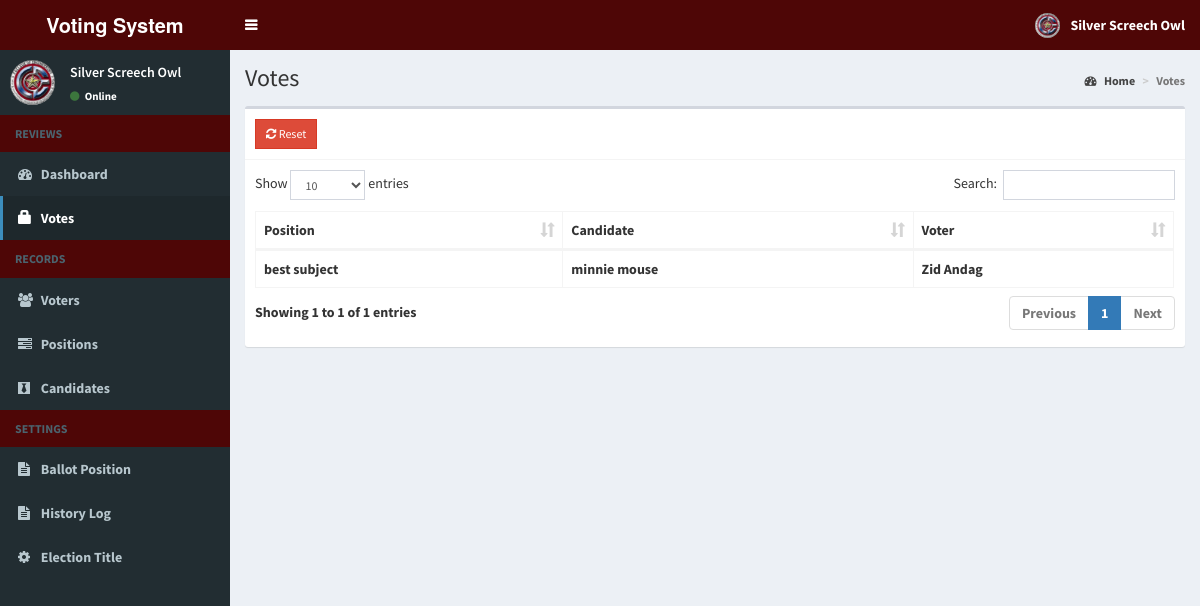
Screenshot of /votesystem/admin/votes.php (signed in) with the database file from the repository.
### tables this page shows
CREATE TABLE `votes` (
  `id` int(11) NOT NULL AUTO_INCREMENT,
  `voters_id` int(11) NOT NULL,
  `candidate_id` int(11) NOT NULL,
  `position_id` int(11) NOT NULL,
  PRIMARY KEY (`id`)
);

CREATE TABLE `positions` (
  `id` int(11) NOT NULL AUTO_INCREMENT,
  `description` varchar(50) NOT NULL,
  `max_vote` int(11) NOT NULL,
  `priority` int(11) NOT NULL,
  PRIMARY KEY (`id`)
);

CREATE TABLE `candidates` (
  `id` int(11) NOT NULL AUTO_INCREMENT,
  `position_id` int(11) NOT NULL,
  `firstname` varchar(30) NOT NULL,
  `lastname` varchar(30) NOT NULL,
  `photo` varchar(150) NOT NULL,
  `platform` text NOT NULL,
  PRIMARY KEY (`id`)
);

CREATE TABLE `voters` (
  `id` int(11) NOT NULL AUTO_INCREMENT,
  `voters_id` varchar(15) NOT NULL,
  `password` varchar(60) NOT NULL,
  `firstname` varchar(30) NOT NULL,
  `lastname` varchar(30) NOT NULL,
  `photo` varchar(150) NOT NULL,
  `isChangePass` int(7) NOT NULL,
  `created_on` date DEFAULT NULL,
  PRIMARY KEY (`id`)
);

### votesystem/admin/includes/session.php (called while the page is built, shortened)
<?php
	include 'includes/conn.php';
	$sql = "SELECT * FROM admin WHERE id = '".$_SESSION['admin']."'";
	$query = $conn->query($sql);
	$user = $query->fetch_assoc();
?>

### votesystem/admin/votes.php (shortened to what this page needs)
<?php include 'includes/session.php'; ?>
<?php include 'includes/header.php'; ?>
<body class="hold-transition skin-blue sidebar-mini">
<div class="wrapper">
  <?php include 'includes/navbar.php'; ?>
  <?php include 'includes/menubar.php'; ?>
  <div class="content-wrapper">
    <section class="content-header">
      <h1>
        Votes
      </h1>
      <ol class="breadcrumb">
        <li><a href="#"><i class="fa fa-dashboard"></i> Home</a></li>
        <li class="active">Votes</li>
      </ol>
    </section>
    <section class="content">
      <div class="row">
        <div class="col-xs-12">
          <div class="box">
            <div class="box-header with-border">
              <a href="#reset" data-toggle="modal" class="btn btn-danger btn-sm btn-flat"><i class="fa fa-refresh"></i> Reset</a>
            </div>
            <div class="box-body">
              <table id="example1" class="table table-bordered">
                <thead>
                  <th>Position</th>
                  <th>Candidate</th>
                  <th>Voter</th>
                </thead>
                <tbody>
                  <?php
                    $sql = "SELECT *, candidates.firstname AS canfirst, candidates.lastname AS canlast, voters.firstname AS votfirst, voters.lastname AS votlast FROM votes LEFT JOIN positions ON positions.id=votes.position_id LEFT JOIN candidates ON candidates.id=votes.candidate_id LEFT JOIN voters ON voters.id=votes.voters_id ORDER BY positions.priority ASC";
                    $query = $conn->query($sql);
                    while($row = $query->fetch_assoc()){
                      echo "
                        <tr>
                          <td class='hidden'></td>
                          <td>".$row['description']."</td>
                          <td>".$row['canfirst'].' '.$row['canlast']."</td>
                          <td>".$row['votfirst'].' '.$row['votlast']."</td>
                        </tr>
                      ";
                    }
                  ?>
                </tbody>
              </table>
            </div>
          </div>
        </div>
      </div>
    </section>
  </div>
</div>
</body>
</html>

### votesystem/admin/includes/navbar.php (shortened to what this page needs)
<header class="main-header">
  <a href="home.php" class="logo">
    <span class="logo-lg"><b>Voting System </span>
  </a>
  <nav class="navbar navbar-static-top">
    <a href="#" class="sidebar-toggle" data-toggle="push-menu" role="button">
    </a>
    <div class="navbar-custom-menu">
      <ul class="nav navbar-nav">
        <li class="dropdown user user-menu">
          <a href="#" class="dropdown-toggle" data-toggle="dropdown">
            <img src="<?php echo (!empty($user['photo'])) ? '../images/'.$user['photo'] : '../images/profile.jpg'; ?>" class="user-image" alt="User Image">
            <span class="hidden-xs"><?php echo $user['firstname'].' '.$user['lastname']; ?></span>
          </a>
        </li>
      </ul>
    </div>
  </nav>
</header>

### votesystem/admin/includes/menubar.php (shortened to what this page needs)
<aside class="main-sidebar">
  <section class="sidebar">
    <div class="user-panel">
      <div class="pull-left image">
        <img src="<?php echo (!empty($user['photo'])) ? '../images/'.$user['photo'] : '../images/profile.jpg'; ?>" class="img-circle" alt="User Image">
      </div>
      <div class="pull-left info">
        <p><?php echo $user['firstname'].' '.$user['lastname']; ?></p>
        <a><i class="fa fa-circle text-success"></i> Online</a>
      </div>
    </div>
    <ul class="sidebar-menu" data-widget="tree">
      <li class="header">REVIEWS</li>
      <li class=""><a href="home.php"><i class="fa fa-dashboard"></i> <span>Dashboard</span></a></li>
      <li class=""><a href="votes.php"><i class="glyphicon glyphicon-lock"></i> <span>Votes</span></a></li>
      <li class="header">RECORDS</li>
      <li class=""><a href="voters.php"><i class="fa fa-users"></i> <span>Voters</span></a></li>
      <li class=""><a href="positions.php"><i class="fa fa-tasks"></i> <span>Positions</span></a></li>
      <li class=""><a href="candidates.php"><i class="fa fa-black-tie"></i> <span>Candidates</span></a></li>
      <li class="header">SETTINGS</li>
      <li class=""><a href="ballot.php"><i class="fa fa-file-text"></i> <span>Ballot Position</span></a></li>
      <li class=""><a href="log.php"><i class="fa fa-file-text"></i> <span>History Log</span></a></li>
      <li class=""><a href="#config" data-toggle="modal"><i class="fa fa-cog"></i> <span>Election Title</span></a></li>
    </ul>
  </section>
</aside>

### rows the page displays
votes: position.description "best subject", candidate.firstname "minnie", candidate.lastname "mouse", voters.firstname "Zid", voters.lastname "Andag"

### other values shown
$user['firstname'] "Silver"
$user['lastname'] "Screech Owl"
